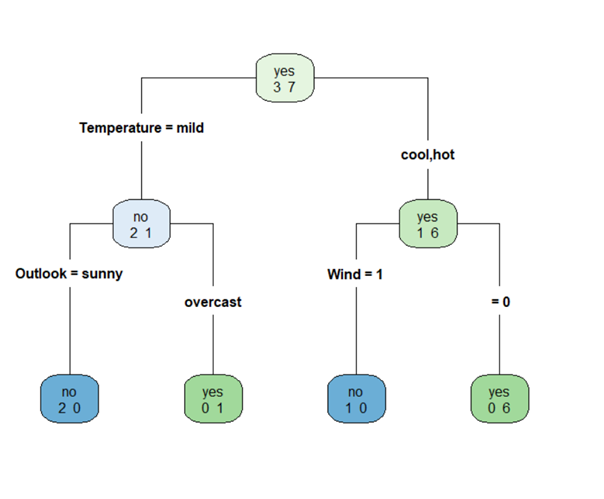

Source code (R):
install.packages("rpart.plot")
library("rpart")
library("rpart.plot")
play<-c('yes','no','yes','no','yes','yes','yes','yes','yes','no')
outlook<-c('rainy','rainy','overcast','sunny','rainy','sunny','rainy','sunny','overcast','sunny')
Temperature<-c('cool','cool','hot','mild','cool','cool','cool','hot','mild','mild')
Humidity<-c('normal','normal','high','high','normal','normal','normal','normal','high','high')
Wind<-c('FALSE','TRUE','FALSE','FALSE','FALSE','FALSE','FALSE','FALSE','TRUE','TRUE')
play_decision<-cbind(play,outlook,Temperature,Humidity,Wind)
play_decision
play_decision=as.data.frame(play_decision)
play_decision
summary(play_decision)


p <- read.csv("DT.csv")
p2 <- data.frame(p)
p2

fit=rpart(play ~ outlook + Temperature  +Humidity +Wind,method="class",data=p2,control=rpart.control(minsplit=1),parms=list(split='information'))
fit
str(fit)
rpart.plot(fit,type=4,extra=1)
rpart.plot(fit,type=4,extra=2,clip.right.labs=FALSE,varlen=0,faclen=0)

?rpart.plot
